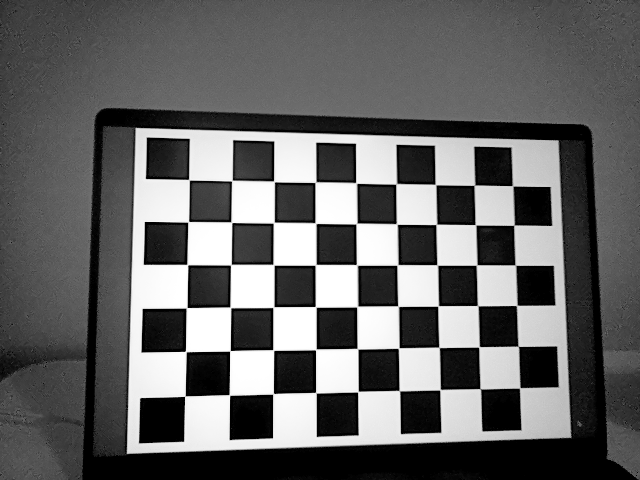
#> input picture Assignment_1/images/left/17133958308971.png, 640 x 480 px, found by its file name
$ jupyter execute --allow-errors Harsh_Assignment_1.ipynb
#> lines starting #> are read from the running program, lines starting #| are printed output that depends on the picture; after the words box and inside, x2 and y2 are one past the last pixel; in counts of white or black regions, pixels touching at a corner belong together
[cell 1]
import os
import cv2
import depthai as dai
import numpy as np
import glob
import math

NO_OF_IMAGES = 20
IMAGES_FOLDER = 'images'

[cell 2]
def getFrame(queue):
    frame = queue.get()
    return frame.getCvFrame()

def getMonoCamera(pipeline, isLeftCamera):
    monoCamera = pipeline.createMonoCamera()
    monoCamera.setResolution(dai.MonoCameraProperties.SensorResolution.THE_400_P)
    if isLeftCamera:
        monoCamera.setBoardSocket(dai.CameraBoardSocket.LEFT)
    else:
        monoCamera.setBoardSocket(dai.CameraBoardSocket.RIGHT)
    return monoCamera

def getColorCamera(pipeline):
    colorCamera = pipeline.createColorCamera()
    colorCamera.setResolution(dai.ColorCameraProperties.SensorResolution.THE_1080_P)
    return colorCamera

def create_images_folders(imageType):
    current_directory = os.getcwd()
    sub_images_directory = os.path.join(current_directory, IMAGES_FOLDER+'/'+imageType)
    if not os.path.exists(sub_images_directory):
        os.makedirs(sub_images_directory)
#> (the rest of this cell did not finish here and is left out)

[cell 3]
# Create Images Folders
create_images_folders('left')
create_images_folders('right')
create_images_folders('rgb')


# Capturing Images from Left Camera
#> (the rest of this cell did not finish here and is left out)

# Calibrating Images

[cell 4]
# Calibrating
termination_criteria = (cv2.TERM_CRITERIA_EPS + cv2.TERM_CRITERIA_MAX_ITER, 30, 0.001)

def undistort_image(img, camera_matrix, distortion_matrix):
    h, w = img.shape[:2]
    new_camera_mtx, roi = cv2.getOptimalNewCameraMatrix(camera_matrix, distortion_matrix, (w, h), 1, (w, h))
    dst = cv2.undistort(img, camera_matrix, distortion_matrix, None, new_camera_mtx)
    x, y, w, h = roi
    dst = dst[y:y+h, x:x+w]
    return dst

def perform_calibration(images,imageType):
    objectPoints = []
    imagePoints = []

    objp = np.zeros((1, 6*9, 3), np.float32)
    objp[0,:,:2] = np.mgrid[0:9, 0:6].T.reshape(-1, 2)
    imagesWithCorner = []
    for each_image in images:
        img = cv2.imread(each_image)
        gray = cv2.cvtColor(img,cv2.COLOR_BGR2GRAY)
        retval, corners = cv2.findChessboardCorners(gray, (9,6), None)
        if retval == True:
            objectPoints.append(objp)
            corners2 = cv2.cornerSubPix(gray, corners, (11,11),(-1,-1), termination_criteria)
            imagePoints.append(corners2)
            img = cv2.drawChessboardCorners(img, (9,6), corners2, retval)
            cv2.imshow('img', img)
            print(each_image.split('.')[0])
            cv2.imwrite(each_image.split('.')[0]+"_corners.png", img)
            cv2.waitKey(1000)
            cv2.destroyAllWindows()
            imagesWithCorner.append(each_image)
    cv2.destroyAllWindows()
    ret, mtx, dist, rvecs, tvecs = cv2.calibrateCamera(objectPoints, imagePoints, gray.shape[::-1], None, None)

    for each_image in images:
        img = cv2.imread(each_image)
        dst = undistort_image(img, mtx, dist)
        # Save the undistorted image
        cv2.imwrite(f"{each_image.split('.')[0]}_result.png", dst)


    # Saving camera matrix and distortion coefficients
    np.savetxt(IMAGES_FOLDER+"/"+imageType+"/camera_matrix.txt",mtx)
    np.savetxt(IMAGES_FOLDER+"/"+imageType+"/distortion_vector.txt",dist)
    np.savetxt(IMAGES_FOLDER+"/"+imageType+"/rotation_vectors.txt",np.array(rvecs).reshape(-1, 3))
    np.savetxt(IMAGES_FOLDER+"/"+imageType+"/translation_vectors.txt",np.array(tvecs).reshape(-1, 3))
    print("Camera matrix and distortion coefficients are saved")


color_images = glob.glob(IMAGES_FOLDER+'/rgb/*.png')
left_images = glob.glob(IMAGES_FOLDER+'/left/*.png')
right_images = glob.glob(IMAGES_FOLDER+'/right/*.png')


#> (the rest of this cell did not finish here and is left out)

# Q1) Report the calibration matrix for the camera chosen and verify (using an example) the same

[cell 5]
def load_camera_data(camera_matrix_file, distortion_vector_file):
    camera_matrix = []
    extrinsic_matrix = []
    with open(camera_matrix_file, 'r') as f:
        for line in f:
            camera_matrix.append([float(num) for num in line.split(' ')])
    with open(distortion_vector_file, 'r') as f:
        for line in f:
            extrinsic_matrix.append([float(num) for num in line.split(' ')])
    return np.array(camera_matrix), np.array(extrinsic_matrix)

img_to_undistort = cv2.imread(IMAGES_FOLDER+'/left/17133958308971.png')
#> img_to_undistort is the input picture: shape (480, 640, 3); min 0, max 255, mean 100.5
#> (the rest of this cell did not finish here and is left out)

undistorted_img = undistort_image(img_to_undistort, camera_matrix, extrinsic_matrix)
gray = cv2.cvtColor(undistorted_img, cv2.COLOR_BGR2GRAY)
known_square_size_mm = 30  # Set the known size of the chessboard square in mm
obj_dist = 200  # Set the distance of the object from the camera in mm

ret, corners = cv2.findChessboardCorners(gray, (9, 6), None)
focal_length_pixels = (camera_matrix[0, 0] + camera_matrix[1, 1]) / 2
if ret:
    square_size_pixels = np.linalg.norm(corners[3] - corners[4])
    square_size_mm = (square_size_pixels / focal_length_pixels) * obj_dist
    print(f"Size of Square in mm: {square_size_mm}")
    calibration_error = abs(square_size_mm - known_square_size_mm)
    print(f"Calibration Error: {calibration_error} mm")

[cell 6]
camera_matrix = []
#> (the rest of this cell did not finish here and is left out)

# Q2) Computing Rotation matrix

[cell 7]
img = cv2.imread(IMAGES_FOLDER+'/left/17133958308971.png')
gray = cv2.cvtColor(img, cv2.COLOR_BGR2GRAY)
ret, corners = cv2.findChessboardCorners(gray, (9, 6), None)
#> ret = True; corners = 54 rows, first 8: [189, 179.8], [231.8, 180.7], [273.9, 181.4], [315.4, 182.2], [356.1, 182.9], [396, 184], [435.4, 184.6], [474.3, 185.3]
if ret:
    corners = cv2.cornerSubPix(gray, corners, (11, 11), (-1, -1), termination_criteria)
#> corners = 54 rows, first 8: [188.9, 179.8], [231.8, 180.6], [273.9, 181.4], [315.4, 182.2], [356.1, 183], [396.2, 183.8], [435.5, 184.5], [474.4, 185.2]
    cv2.drawChessboardCorners(img, (9, 6), corners, ret)
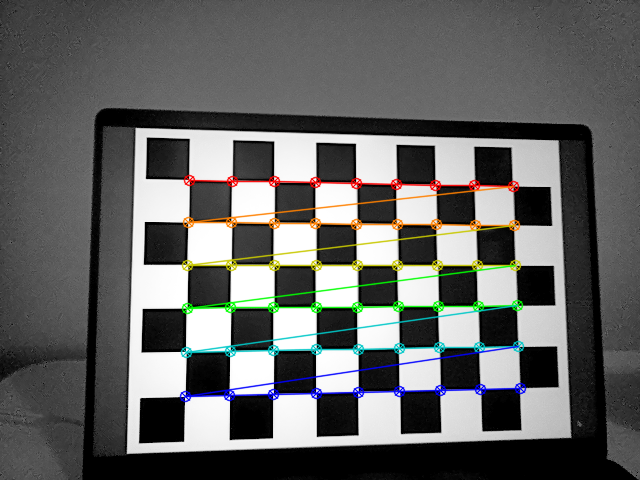
#> img: shape (480, 640, 3); 4.88% of pixels changed, all inside (x1, y1, x2, y2) = (179, 174, 527, 403)
    cv2.imshow('Corners', img)
    cv2.waitKey(5)
    cv2.destroyAllWindows()

# Extracting image points
top_left_corner = corners[0].ravel()
#> top_left_corner = [188.9, 179.8]
top_right_corner = corners[7].ravel()
#> top_right_corner = [474.4, 185.2]
bottom_right_corner = corners[-1].ravel()
#> bottom_right_corner = [519.7, 387.9]
bottom_left_corner = corners[-8].ravel()
#> bottom_left_corner = [229.4, 395]

# 2D image points
img_points = np.array([top_left_corner, top_right_corner, bottom_right_corner, bottom_left_corner])
#> img_points = [[188.9, 179.8], [474.4, 185.2], [519.7, 387.9], [229.4, 395]]

# Define 3D real-world points
obj_points = np.array([[0, 0, 0], [216, 0, 0], [216, 162, 0], [0, 162, 0]], dtype='float32')

# Solve PnP
#> (the rest of this cell did not finish here and is left out)

# Q3) Circular Objects

[cell 8]
create_images_folders('circular_object')
# Capturing Circular Object Images from RGB Camera
#> (the rest of this cell did not finish here and is left out)

[cell 9]
img = cv2.imread(IMAGES_FOLDER+'/object/circular_object_10.png')
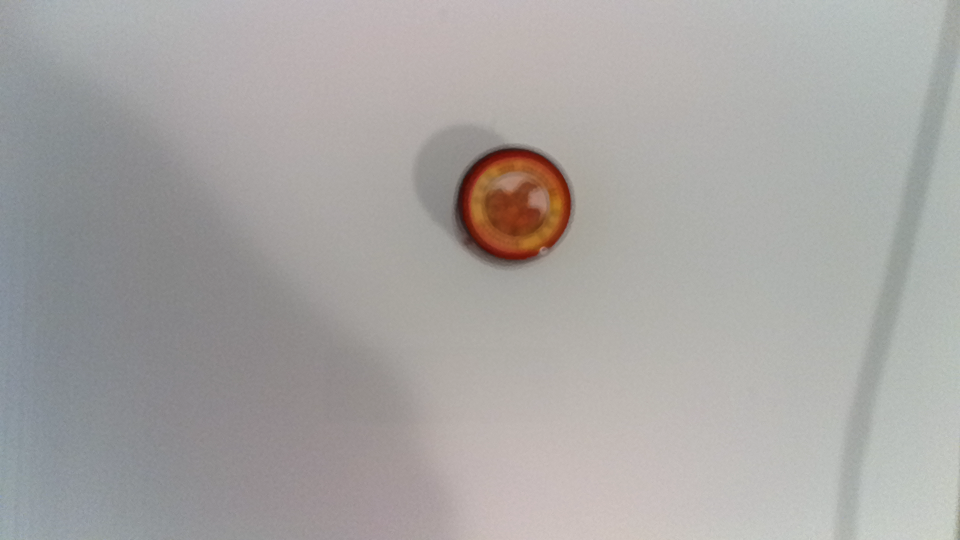
#> input picture Assignment_1/images/object/circular_object_10.png, 1920 x 1080 px, found by its file name (shown at 1/2 size)
#> img is the input picture: shape (1080, 1920, 3); mean B, G, R 162.9, 164.8, 167.5
object_dist = 300
camera_matrix = []
#> (the rest of this cell did not finish here and is left out)
